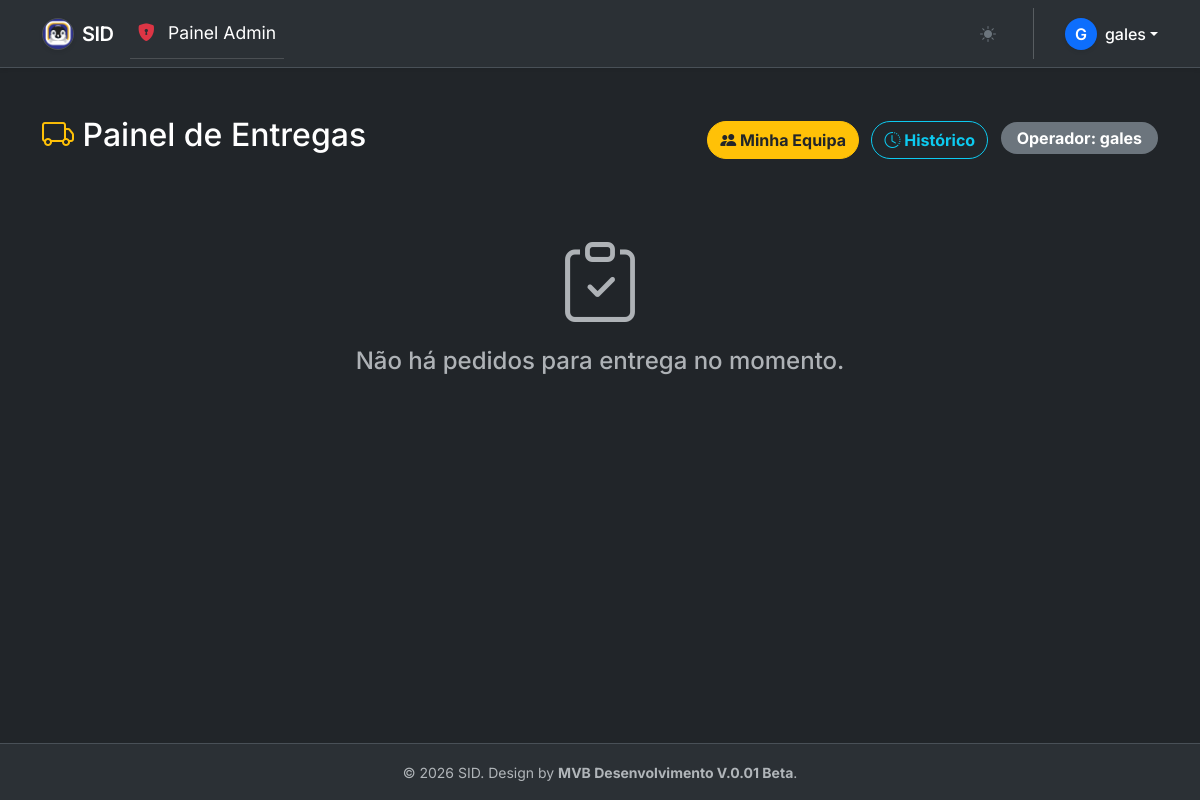
/entregas/ (signed in), run on an earlier commit of the app's database.
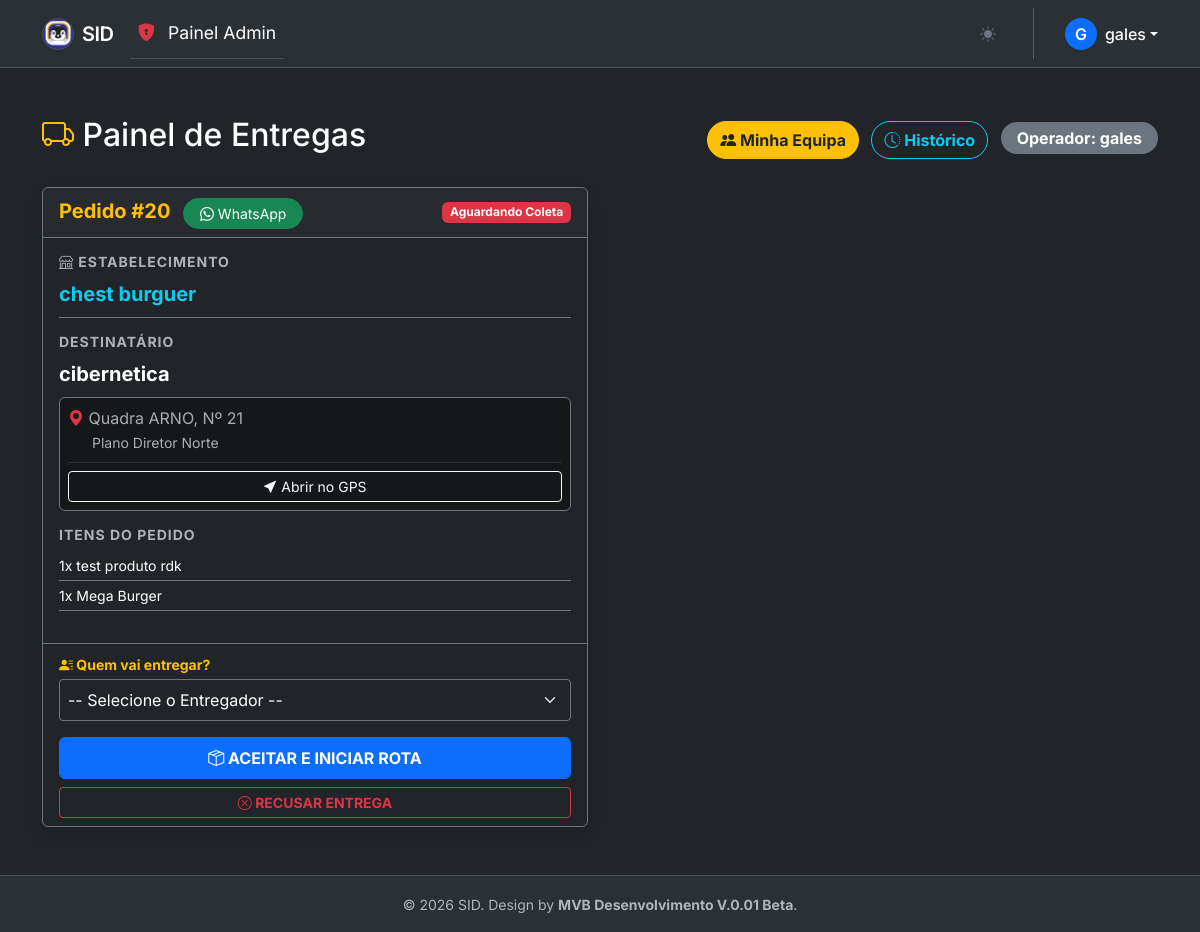
And on a later commit of the database.
### core/models.py (models this page shows, shortened)
class Pedido(models.Model):
    sessao_id = models.CharField(max_length=50, null=True, blank=True)
    loja = models.ForeignKey(User, on_delete=models.CASCADE, related_name='meus_pedidos', null=True)
    nome_cliente = models.CharField(max_length=100, null=True, blank=True)
    data_criacao = models.DateTimeField(auto_now_add=True)
    operador_despacho = models.ForeignKey(User, on_delete=models.SET_NULL, null=True, blank=True, related_name='despachos_realizados', verbose_name="Operador que despachou")
    data_entregue = models.DateTimeField(null=True, blank=True, verbose_name="Hora que foi entregue")
    data_saida_entrega = models.DateTimeField(null=True, blank=True, verbose_name="Hora que saiu para entrega")
    finalizado = models.BooleanField(default=False)
    valor_total = models.DecimalField(max_digits=10, decimal_places=2, default=0.00)
    telefone = models.CharField(max_length=20, null=True, blank=True)
    rua = models.CharField(max_length=255, null=True, blank=True, verbose_name="Rua/Alameda")
    bairro = models.CharField(max_length=100, null=True, blank=True, verbose_name="Bairro")
    numero = models.CharField(max_length=20, null=True, blank=True, verbose_name="Número/Lote")
    OPCOES_PAGAMENTO = [('credito', 'Cartão de Crédito'), ('debito', 'Cartão de Débito'), ('dinheiro', 'Dinheiro')]
    forma_pagamento = models.CharField(max_length=20, choices=OPCOES_PAGAMENTO, null=True, blank=True)
    solicitar_entrega = models.BooleanField(default=False, verbose_name="Solicitar Entregadora?")
    STATUS_PEDIDO_CHOICES = [
        ('PENDENTE', 'Pendente'),
        ('PREPARANDO', 'Preparando'),
        ('PRONTO', 'Pronto para Entrega'),
        ('CANCELADO', 'Cancelado'),
    ]
    status_pedido = models.CharField(max_length=20, choices=STATUS_PEDIDO_CHOICES, default='PENDENTE')
    STATUS_ENTREGA = [
        ('AGUARDANDO', 'Aguardando Entregador'),
        ('EM_ROTA', 'Em Rota'),
        ('ENTREGUE', 'Entregue'),
    ]
    status_entrega = models.CharField(max_length=20, choices=STATUS_ENTREGA, default='AGUARDANDO', blank=True, null=True)
    entregador_responsavel = models.ForeignKey(User, on_delete=models.SET_NULL, null=True, blank=True, related_name='entregas')
    class Meta:
        indexes = [
            models.Index(fields=['loja', 'status_pedido']),
            models.Index(fields=['loja', 'data_criacao']),
        ]

class Perfil(models.Model):
    TIPOS_USUARIO = [
        ('ADMIN', 'Admin Geral'),
        ('LOJISTA', 'Lojista'),
        ('ENTREGADORA', 'Empresa de Entrega'),
    ]
    codigo_identificador = models.CharField(max_length=20, unique=True, blank=True, null=True)
    user = models.OneToOneField(User, on_delete=models.CASCADE, related_name='perfil')
    tipo_usuario = models.CharField(max_length=20, choices=TIPOS_USUARIO, default='LOJISTA')
    nome_empresa = models.CharField(max_length=100, blank=True, null=True,unique=True, help_text="Nome da Loja ou Transportadora")
    telefone_contato = models.CharField(max_length=20, blank=True, null=True)
    ativo = models.BooleanField(default=True, verbose_name="Conta Ativa?")
    cpf = models.CharField(max_length=14, blank=True, null=True, verbose_name="CPF")
    cnh = models.CharField(max_length=20, blank=True, null=True, verbose_name="CNH")
    veiculo = models.CharField(max_length=50, blank=True, null=True, verbose_name="Tipo de Veículo")
    placa_veiculo = models.CharField(max_length=10, blank=True, null=True, verbose_name="Placa do Veículo")

class ItemPedido(models.Model):
    pedido = models.ForeignKey(Pedido, on_delete=models.CASCADE, related_name='itens')
    produto = models.ForeignKey(Produto, on_delete=models.SET_NULL, null=True)
    quantidade = models.PositiveIntegerField(default=1)
    preco = models.DecimalField(max_digits=10, decimal_places=2)

class Produto(models.Model):
    loja = models.ForeignKey(User, on_delete=models.CASCADE, related_name='meus_produtos', null=True)
    nome = models.CharField(max_length=100)
    descricao = models.TextField(verbose_name="Descrição")
    preco = models.DecimalField(max_digits=10, decimal_places=2, verbose_name="Preço")
    categoria = models.ForeignKey(Categoria, on_delete=models.SET_NULL, null=True, related_name='produtos', verbose_name="Categoria")
    foto = models.ImageField(upload_to='produtos/', blank=True, null=True)
    ativo = models.BooleanField(default=True)
    class Meta:
        indexes = [
            models.Index(fields=['loja', 'ativo']),
            models.Index(fields=['categoria']),
        ]

### core/views.py (the view)
# urls.py: path('entregas/', views.painel_entregas, name='painel_entregas'),
@login_required
def painel_entregas(request):
    if request.user.perfil.tipo_usuario != 'ENTREGADORA' and not request.user.is_superuser:
        return redirect('dashboard')
    pedidos = Pedido.objects.filter(
        solicitar_entrega=True,
        status_entrega__in=['AGUARDANDO', 'EM_ROTA']
    ).exclude(status_pedido='CANCELADO').select_related('loja', 'entregador_responsavel', 'loja__perfil').order_by('data_criacao')
    entregadores = User.objects.filter(
        perfil__tipo_usuario='ENTREGADORA',
        is_active=True
    ).exclude(id=request.user.id).order_by('first_name')
    return render(request, 'gestao/painel_entregas.html', {
        'pedidos': pedidos,
        'entregadores': entregadores
    })

### core/templates/gestao/painel_entregas.html (shortened to what this page needs)
{% extends 'base.html' %}
{% block content %}
<div class="container mt-4">
    <div class="d-flex justify-content-between align-items-center mb-4">
        <h2 class="text-white"><i class="bi bi-truck text-warning"></i> Painel de Entregas</h2>
        <div>
            <a href="{% url 'equipe_entregadores' %}" class="btn btn-warning me-2 rounded-pill fw-bold text-dark">
                <i class="bi bi-people-fill"></i> Minha Equipa
            </a>
            <a href="{% url 'historico_entregas' %}" class="btn btn-outline-info me-2 rounded-pill fw-bold">
                <i class="bi bi-clock-history"></i> Histórico
            </a>
            <span class="badge bg-secondary rounded-pill px-3 py-2 fs-6">Operador: {{ user.username }}</span>
        </div>
    </div>
    <div class="row" id="area-pedidos">
        {% for p in pedidos %}
        <div class="col-md-6 mb-4">
            <div class="card bg-dark text-white border-secondary shadow h-100">
                <div class="card-header border-secondary d-flex justify-content-between align-items-center">
                    <div>
                        <span class="fw-bold text-warning fs-5">Pedido #{{ p.id }}</span>
                        {% if p.telefone %}
                            <a href="https://wa.me/55{{ p.telefone }}" target="_blank" class="btn btn-sm btn-success ms-2 rounded-pill px-3">
                                <i class="bi bi-whatsapp"></i> WhatsApp
                            </a>
                        {% endif %}
                    </div>
                    {% if p.status_entrega == 'AGUARDANDO' %}
                        <span class="badge bg-danger pulse">Aguardando Coleta</span>
                    {% elif p.status_entrega == 'EM_ROTA' %}
                        <span class="badge bg-primary">Em Rota</span>
                    {% endif %}
                </div>
                <div class="card-body">
                    <div class="mb-3 border-bottom border-secondary pb-2">
                        <h6 class="text-muted small fw-bold uppercase"><i class="bi bi-shop"></i> Estabelecimento</h6>
                        <p class="mb-0 fw-bold text-info fs-5">{{ p.loja.perfil.nome_empresa|default:p.loja.username }}</p>
                    </div>
                    <div class="mb-3">
                        <h6 class="text-muted small fw-bold uppercase">Destinatário</h6>
                        <p class="mb-1 fw-bold fs-5">{{ p.nome_cliente }}</p>
                        <div class="alert alert-secondary bg-opacity-10 border-secondary p-2 mt-2">
                            <i class="bi bi-geo-alt-fill text-danger"></i>
                            {{ p.rua }}, Nº {{ p.numero }}<br>
                            <small class="ms-4 text-muted">{{ p.bairro }}</small>
                            <hr class="my-2 border-secondary">
                            <a href="https://www.google.com/maps/search/?api=1&query={{ p.rua|urlencode }}+{{ p.numero|urlencode }}+{{ p.bairro|urlencode }}"
                               target="_blank" class="btn btn-sm btn-outline-light w-100">
                                <i class="bi bi-cursor-fill"></i> Abrir no GPS
                            </a>
                        </div>
                    </div>
                    <div class="mb-3">
                        <h6 class="text-muted small fw-bold uppercase">Itens do Pedido</h6>
                        <ul class="list-unstyled">
                            {% for item in p.itens.all %}
                                <li class="small border-bottom border-secondary py-1 d-flex justify-content-between">
                                    <span>{{ item.quantidade }}x {{ item.produto.nome }}</span>
                                </li>
                            {% endfor %}
                        </ul>
                    </div>
                </div>
                <div class="card-footer border-secondary bg-transparent">
                    {% if p.status_entrega == 'AGUARDANDO' %}
                        <form method="POST" action="{% url 'mudar_status_entrega' p.id 'EM_ROTA' %}">
                            <label class="small text-warning fw-bold mb-1"><i class="bi bi-person-lines-fill"></i> Quem vai entregar?</label>
                            <select name="entregador_id" class="form-select form-select-sm bg-dark text-white border-secondary mb-3 fs-6 p-2" required>
                                <option value="">-- Selecione o Entregador --</option>
                            </select>
                            <button type="submit" class="btn btn-primary fw-bold w-100 py-2">
                                <i class="bi bi-box-seam"></i> ACEITAR E INICIAR ROTA
                            </button>
                        </form>
                        <form method="POST" action="{% url 'recusar_entrega' p.id %}" class="mt-2">
                            <button type="submit" class="btn btn-outline-danger btn-sm fw-bold w-100" onclick="return confirm('Tem certeza que deseja RECUSAR esta entrega?')">
                                <i class="bi bi-x-circle"></i> RECUSAR ENTREGA
                            </button>
                        </form>
                    {% endif %}
                </div>
            </div>
        </div>
        {% empty %}
        <div class="col-12 text-center mt-5">
            <i class="bi bi-clipboard-check display-1 text-muted"></i>
            <h4 class="text-muted mt-3">Não há pedidos para entrega no momento.</h4>
        </div>
        {% endfor %}
    </div>
</div>
{% endblock %}

### core/templates/base.html (shortened to what this page needs)
{% load static %}
<!DOCTYPE html>
<html lang="pt-br" data-bs-theme="light">
<head>
    <link href="https://cdn.jsdelivr.net/npm/bootstrap@5.3.2/dist/css/bootstrap.min.css" rel="stylesheet">
    <link rel="stylesheet" href="https://cdn.jsdelivr.net/npm/bootstrap-icons@1.11.1/font/bootstrap-icons.css">
</head>
<body>
    <nav class="navbar navbar-expand-lg border-bottom shadow-sm bg-body-tertiary sticky-top">
        <div class="container">
            <a class="navbar-brand d-flex align-items-center gap-2" href="{% if user.is_authenticated %}{% url 'login' %}{% else %}/{% endif %}">
                <img src="{% static 'img/pinguim_logo.png' %}" alt="Logo SID" width="32" height="32" class="rounded-circle shadow-sm">
                SID
            </a>
            <div class="offcanvas offcanvas-end" tabindex="-1" id="offcanvasNavbar">
                <div class="offcanvas-body pt-0">
                    <ul class="navbar-nav justify-content-start flex-grow-1 pe-3">
                        {% if user.is_authenticated %}
                            {% if user.is_superuser or user.perfil.tipo_usuario == 'ADMIN' %}
                                <li class="nav-item">
                                    <a class="nav-link active" href="{% url 'dashboard_admin' %}">
                                        <i class="bi bi-shield-lock-fill text-danger me-2"></i> Painel Admin
                                    </a>
                                </li>
                            {% endif %}
                        {% endif %}
                    </ul>
                    <div class="d-flex align-items-center gap-3 mt-3 mt-lg-0">
                        <button class="btn btn-outline-secondary border-0 w-100 w-lg-auto text-start" id="bd-theme-toggle" onclick="toggleTheme()">
                            <i id="theme-icon" class="bi bi-moon-stars-fill"></i>
                        </button>
                        {% if user.is_authenticated %}
                            <div class="dropdown d-none d-lg-block ms-2">
                                <a href="#" class="d-flex align-items-center link-body-emphasis text-decoration-none dropdown-toggle" data-bs-toggle="dropdown">
                                    <div class="bg-primary text-white rounded-circle d-flex align-items-center justify-content-center shadow-sm" style="width: 32px; height: 32px; font-weight: 600;">
                                        {{ user.username|first|upper }}
                                    </div>
                                    <span class="ms-2 fw-medium">{{ user.username }}</span>
                                </a>
                            </div>
                        {% else %}
                            <a href="{% url 'login' %}" class="btn btn-primary w-100 w-lg-auto rounded-pill">
                                <i class="bi bi-box-arrow-in-right me-2"></i> Entrar
                            </a>
                        {% endif %}
                    </div>
                </div>
            </div>
        </div>
    </nav>
    <main class="py-4">
        {% block content %}{% endblock %}
    </main>
    <footer class="py-3 mt-auto border-top bg-body-tertiary">
        <div class="container text-center text-muted"><small>&copy; 2026 SID. Design by <strong>MVB Desenvolvimento V.0.01 Beta</strong>.</small></div>
    </footer>
</body>
</html>

### core/templates/base.html (style rules this page uses)
body { font-family: 'Inter', sans-serif; transition: background-color 0.3s, color 0.3s; display: flex; flex-direction: column; min-height: 100vh; }
main { flex: 1; }
.navbar-brand { font-weight: 600; letter-spacing: -0.5px; }
.navbar-brand img { transition: transform 0.2s; border: 1px solid rgba(255, 255, 255, 0.1); background-color: rgba(255, 255, 255, 0.05); }
.offcanvas-body .nav-link { font-size: 1.1rem; padding: 12px 0; border-bottom: 1px solid var(--bs-border-color-translucent); }
[data-bs-theme="dark"] .card { border-color: #373b3e; }

### core/templates/gestao/painel_entregas.html (style rules this page uses)
.pulse { animation: pulse-red 2s infinite; }
.uppercase { text-transform: uppercase; letter-spacing: 1px; }

What changed in the data, as far as the page shows it:
added Pedido: id "20", status_entrega "Aguardando Coleta", loja.perfil.nome_empresa "chest burguer", nome_cliente "cibernetica", rua "Quadra ARNO", numero "21", bairro "Plano Diretor Norte"
added ItemPedido: quantidade "1", produto.nome "test produto rdk"
added ItemPedido: quantidade "1", produto.nome "Mega Burger"
Also different on the page:
text no longer shown: "Não há pedidos para entrega no momento."
